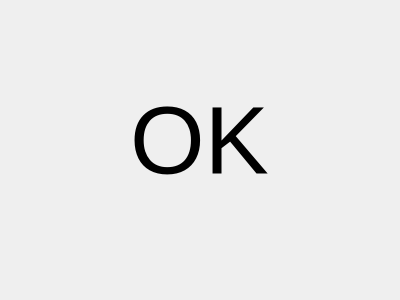
<?xml version="1.0" encoding="UTF-8"?>
<ui version="4.0">
 <class>Form</class>
 <widget class="QWidget" name="Form">
  <property name="geometry">
   <rect>
    <x>0</x>
    <y>0</y>
    <width>400</width>
    <height>300</height>
   </rect>
  </property>
  <property name="windowTitle">
   <string>Form</string>
  </property>
  <widget class="QLabel" name="label">
   <property name="geometry">
    <rect>
     <x>130</x>
     <y>70</y>
     <width>201</width>
     <height>141</height>
    </rect>
   </property>
   <property name="font">
    <font>
     <pointsize>72</pointsize>
    </font>
   </property>
   <property name="text">
    <string>OK</string>
   </property>
  </widget>
 </widget>
 <resources/>
 <connections/>
</ui>
